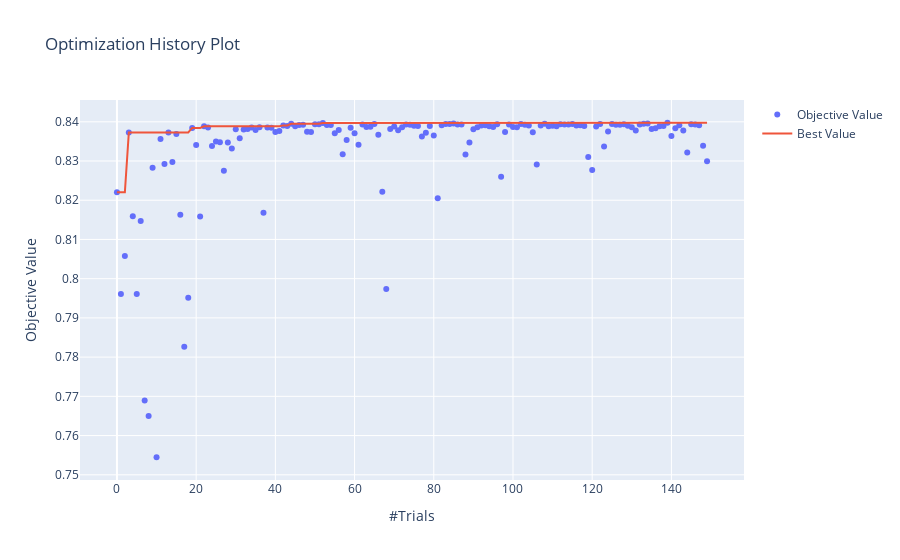
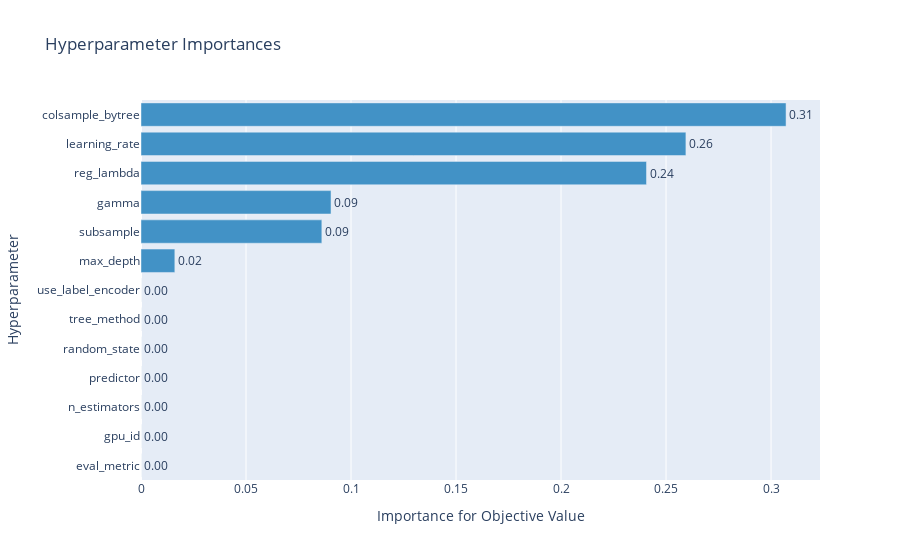

Write notebook code for charts like these, in order.
### Code cell
# Save
pickle.dump(study.best_trial.params, open('XGB_Hyperparameter.pickle', 'wb'))
print("Best Score: ", study.best_value)

printmd('**XGBoost Tuned Hyperparameters**')
pprint.pprint(study.best_trial.params)


# history
display(optuna.visualization.plot_optimization_history(study))

# Importance
display(plot_param_importances(study))

### Figure 1 — Plotly figure (JSON) as saved in the notebook; plotly's stock layout.template omitted (floating-point values rounded to 4 significant figures; data arrays with more than 128 entries replaced by an {"elided": "..."} marker saying what was removed)
{"data": [{"mode": "markers", "name": "Objective Value", "type": "scatter", "x": {"elided": "150 int values"}, "y": {"elided": "150 float values"}}, {"name": "Best Value", "type": "scatter", "x": {"elided": "150 int values"}, "y": {"elided": "150 float values"}}], "layout": {"title": {"text": "Optimization History Plot"}, "xaxis": {"title": {"text": "#Trials"}}, "yaxis": {"title": {"text": "Objective Value"}}}}

### Figure 2 — Plotly figure (JSON) as saved in the notebook; plotly's stock layout.template omitted (floating-point values rounded to 4 significant figures)
{"data": [{"cliponaxis": false, "hovertemplate": ["eval_metric (CategoricalDistribution): 0.0<extra></extra>", "gpu_id (CategoricalDistribution): 0.0<extra></extra>", "n_estimators (CategoricalDistribution): 0.0<extra></extra>", "predictor (CategoricalDistribution): 0.0<extra></extra>", "random_state (CategoricalDistribution): 0.0<extra></extra>", "tree_method (CategoricalDistribution): 0.0<extra></extra>", "use_label_encoder (CategoricalDistribution): 0.0<extra></extra>", "max_depth (IntUniformDistribution): 0.01610868963999568<extra></extra>", "subsample (LogUniformDistribution): 0.08610960060736066<extra></extra>", "gamma (CategoricalDistribution): 0.09047837402121969<extra></extra>", "reg_lambda (CategoricalDistribution): 0.24070173004735537<extra></extra>", "learning_rate (LogUniformDistribution): 0.2594587689400075<extra></extra>", "colsample_bytree (LogUniformDistribution): 0.30714283674406123<extra></extra>"], "marker": {"color": "rgb(66,146,198)"}, "orientation": "h", "text": ["0.0", "0.0", "0.0", "0.0", "0.0", "0.0", "0.0", "0.01610868963999568", "0.08610960060736066", "0.09047837402121969", "0.24070173004735537", "0.2594587689400075", "0.30714283674406123"], "textposition": "outside", "texttemplate": "%{text:.2f}", "type": "bar", "x": [0, 0, 0, 0, 0, 0, 0, 0.01611, 0.08611, 0.09048, 0.2407, 0.2595, 0.3071], "y": ["eval_metric", "gpu_id", "n_estimators", "predictor", "random_state", "tree_method", "use_label_encoder", "max_depth", "subsample", "gamma", "reg_lambda", "learning_rate", "colsample_bytree"]}], "layout": {"showlegend": false, "title": {"text": "Hyperparameter Importances"}, "xaxis": {"title": {"text": "Importance for Objective Value"}}, "yaxis": {"title": {"text": "Hyperparameter"}}}}
